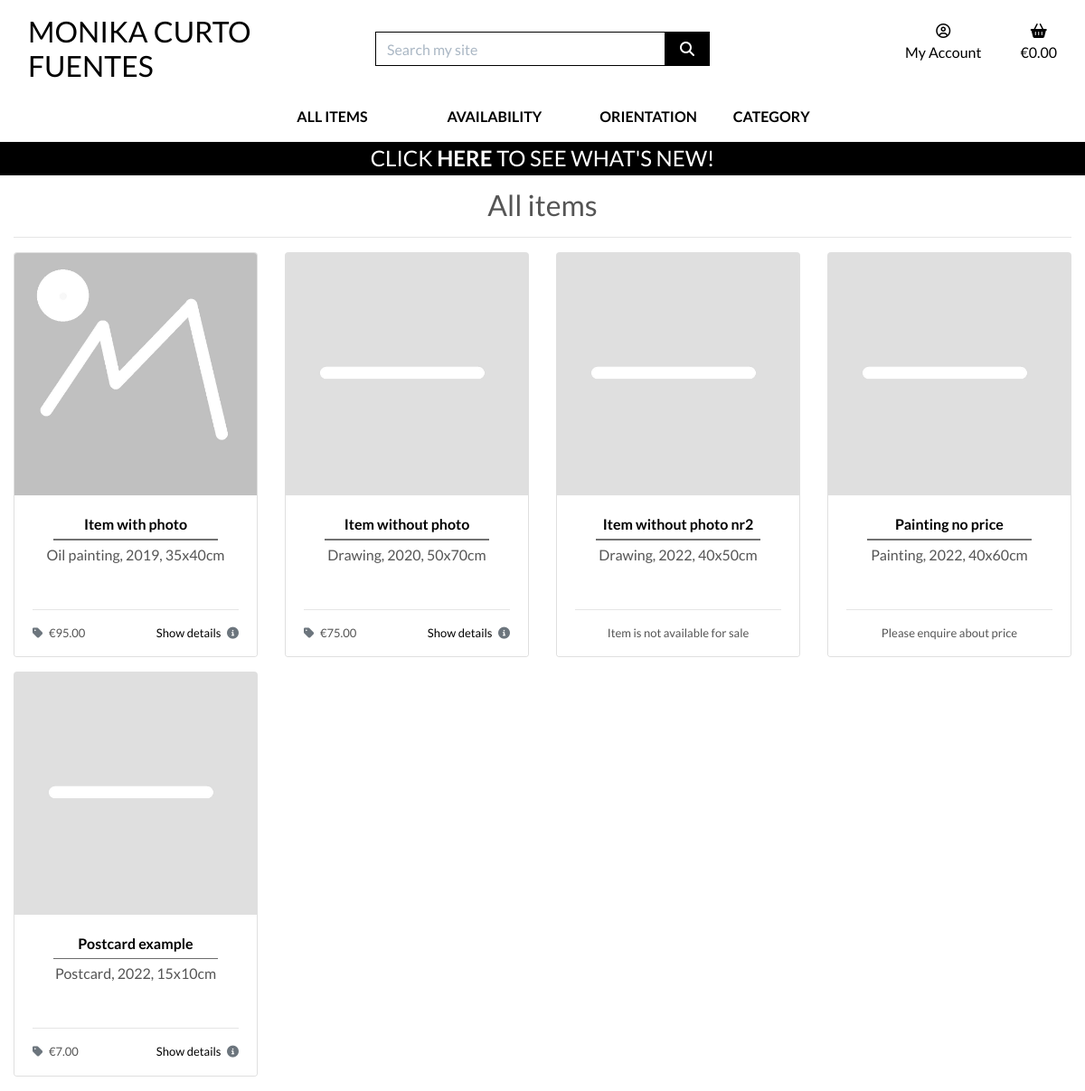
The app's page /products/, older data.
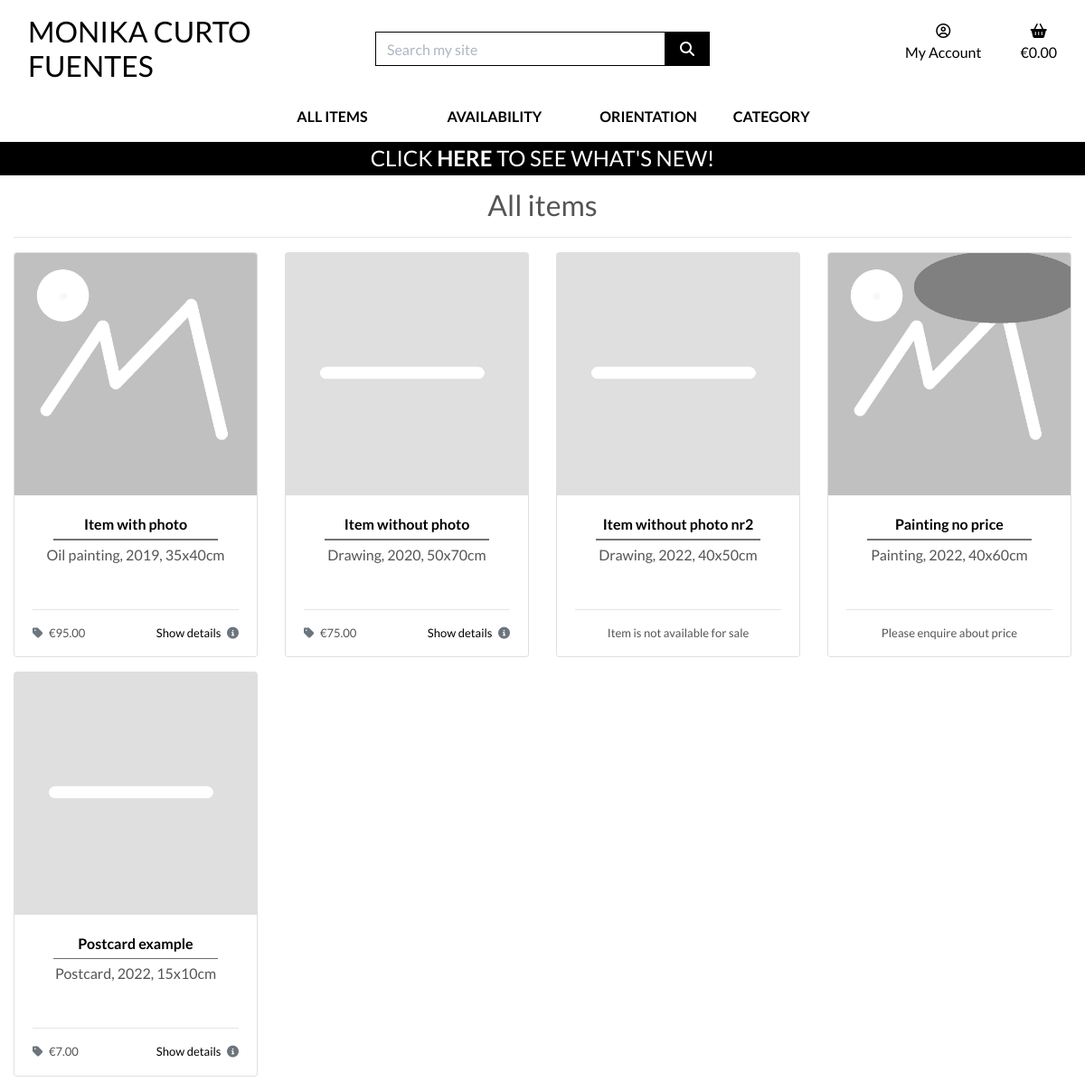
The same page, newer data.
### products/models.py (models this page shows, shortened)
class Product(models.Model):
    sku = models.CharField(
        max_length=254,
        null=True,
        blank=True)
    title = models.CharField(
        max_length=254,
        unique=True)
    excerpt = models.TextField(
        blank=True)
    description = models.TextField()
    price = models.DecimalField(
        max_digits=6,
        decimal_places=2,
        null=True,
        blank=True)
    image = models.ImageField(
        null=True,
        blank=True)
    category = models.ForeignKey(
        'Category',
        null=True,
        blank=True,
        on_delete=models.SET_NULL)
    orientation = models.CharField(
        max_length=9,
        choices=ORIENTATION,
        null=True,
        blank=True)
    is_unique = models.BooleanField(
        default=True)
    priority = models.CharField(
        max_length=10,
        choices=PRIORITY_CHOICES,
        default="3 - Normal",
        null=True,
        blank=True)
    highlight = models.BooleanField(
        default=False)
    available = models.BooleanField(
        default=True)
    live = models.BooleanField(
        default=False)
    created_on = models.DateTimeField(
        auto_now_add=True)
    updated_on = models.DateTimeField(
        auto_now=True)
    class Meta:
        ordering = ['priority', 'created_on']

### products/views.py (the view, shortened to what this page needs)
def all_products(request):
    products = Product.objects.all()
    query = None
    available = None
    availability = None
    orientation = None
    orientations = None
    categories = None
    highlights = None
    context = {
        'products': products,
        'search_term': query,
        'available': available,
        'current_availability': availability,
        'orientation': orientation,
        'current_orientations': orientations,
        'current_categories': categories,
        'highlights': highlights,
    }
    return render(request, 'products/products.html', context)

### bag/contexts.py (called while the page is built, shortened)
def bag_contents(request):
    bag_items = []
    total = 0
    product_count = 0
    bag = request.session.get('bag', {})
    if total < settings.FREE_DELIVERY_THRESHOLD and total > 0:
        min_charge = settings.DELIVERY_MIN_CHARGE
        delivery = max(
            total * Decimal(settings.STANDARD_DELIVERY_PERCENTAGE / 100),
            min_charge)
        free_delivery_delta = settings.FREE_DELIVERY_THRESHOLD - total
    else:
        delivery = 0
        free_delivery_delta = 0
    grand_total = delivery + total
    context = {
        'bag_items': bag_items,
        'total': total,
        'product_count': product_count,
        'delivery': delivery,
        'free_delivery_delta': free_delivery_delta,
        'free_delivery_threshold': settings.FREE_DELIVERY_THRESHOLD,
        'grand_total': grand_total,
    }
    return context

### products/templates/products/products.html (shortened to what this page needs)
{% extends "base.html" %}
{% load static %}
{% block page_header %}
    <div class="container header-container">
    </div>
{% endblock %}
{% block content %}
    <div class="overlay"></div>
    <div class="container-fluid">
        <div class="row">
            <div class="col-12 text-center mt-5">
                <h2>
                    {% if search_term %}
                        {{ products|length }} item{% if products|length != 1 %}s {% endif %} found for <strong>{{ search_term }}</strong>
                    {% elif current_orientations %}
                        {{ orientation }}s
                    {% elif current_categories %}
                        {% for c in current_categories %}
                            <a href="{% url 'products' %}?category={{ c.name }}">
                                {{ c.friendly_name }}s
                            </a>
                        {% endfor %}
                    {% else %}
                        All items
                    {% endif %}
                </h2>
                <hr class="mb-3">
            </div>
            <div class="col">
                <div class="row">
                    {% for product in products %}
                        {% if product.live %}
                            <div class="col-md-4 col-xl-3 mb-3">
                                <div class="card h-100">
                                    {% if product.image %}
                                        <a href="{% url 'product_detail' product.id %}">
                                            <img src="{{ product.image.url }}" alt="{{ product.title }}" class="card-img-top img-fluid">
                                        </a>
                                    {% else %}
                                        <a href="{% url 'product_detail' product.id %}">
                                            <img src="{{ MEDIA_URL }}placeholder.jpg" alt="{{ product.title }}" class="card-image-top img-fluid">
                                        </a>
                                    {% endif %}
                                    <div class="card-body text-center">
                                        <a href="{% url 'product_detail' product.id %}">
                                            <p class="mb-0 font-weight-bold">{{ product.title }}</p>
                                        </a>
                                        <hr class="hr-middle">
                                        <p class="mb-0">{{ product.excerpt }}</p>
                                    </div>
                                    <div class="card-footer">
                                        <div class="row">
                                            <div class="col">
                                                <hr>
                                                {% if product.available and product.price %}
                                                    <p class="float-left">
                                                        <i class="fas fa-tag mr-1 text-muted"></i>
                                                        &euro;{{ product.price }}
                                                    </p>
                                                    <a href="{% url 'product_detail' product.id %}">
                                                        <p class="float-right">
                                                            Show details
                                                            <i class="fas fa-info-circle ml-1 text-muted"></i>
                                                        </p>
                                                    </a>
                                                {% elif product.available and not product.price %}
                                                    <p class="text-center">
                                                        Please enquire about price
                                                    </p>
                                                {% else %}
                                                    <p class="text-center">
                                                        Item is not available for sale
                                                    </p>
                                                {% endif %}
                                            </div>
                                        </div>
                                    </div>
                                </div>
                            </div>
                        {% endif %}
                    {% endfor %}
                </div>
            </div>
        </div>
    </div>
{% endblock %}

### templates/base.html (shortened to what this page needs)
{% load static %}
<!doctype html>
<html lang="en">
    <head>
        {% block corecss %}
            <link rel="stylesheet" href="https://cdn.jsdelivr.net/npm/bootstrap@4.4.1/dist/css/bootstrap.min.css">
            <link rel="stylesheet" href="{% static 'css/base.css' %}">
        {% endblock %}
    </head>
    <body>
        <header class="container-fluid fixed-top">
            <div id="topnav" class="row bg-white pt-lg-2 d-none d-lg-flex">
                <div class="col-12 col-lg-4 my-auto py-1 py-lg-0 text-center text-lg-left">
                    <a href="{% url 'home' %}" class="nav-link main-logo-link">
                        <h2 class="logo-font text-black my-0">
                            Monika Curto Fuentes
                        </h2>
                    </a>
                </div>
                <div class="col-12 col-lg-4 my-auto py-1 py-lg-0">
                    <form method="GET" action="{% url 'products' %}">
                        <div class="input-group w-100">
                            <input type="text" class="form-control border border-black rounded-0" type="text" name="q" placeholder="Search my site">
                            <div class="input-group-append">
                                <button class="form-control btn btn-black border border-black rounded-0" type="submit">
                                    <span class="icon">
                                        <i class="fas fa-search"></i>
                                    </span>
                                </button>
                            </div>
                        </div>
                    </form>
                </div>
                <div class="col-12 col-lg-4 my-auto py-1 py-lg-0">
                    <ul class="list-inline list-unstyled text-center text-lg-right my-0">
                        <li class="list-inline-item dropdown">
                            <a class="text-black nav-link" href="#" id="user-options" data-toggle="dropdown" aria-haspopup="true" aria-expanded="false">
                                <div class="text-center">
                                    <div><i class="far fa-user-circle"></i></div>
                                    <p class="my-0">My Account</p>
                                </div>
                            </a>
                        </li>
                        <li class="list-inline-item">
                            <a class="{% if grand_total %}text-info font-weight-bold{% else %}text-black{% endif %} nav-link" href="{% url 'view_bag' %}">
                                <div class="text-center">
                                    <div><i class="fas fa-shopping-basket"></i></div>
                                    <p class="my-o">
                                        {% if grand_total %}
                                            &euro;{{ grand_total|floatformat:2 }}
                                        {% else %}
                                            &euro;0.00
                                        {% endif %}
                                    </p>
                                </div>
                            </a>
                        </li>
                    </ul>
                </div>
            </div>
            <div class="row bg-white">
                <nav class="navbar navbar-expand-lg navbar-light w-100">
                    {% include 'includes/main-nav.html' %}
                </nav>
            </div>
            <div class="top-banner row text-center">
                <div class="col bg-black text-white">
                    <h4 class="logo-font my-1">
                        Click
                        <a href="{% url 'products' %}?highlight=True" class="text-white"><strong>here</strong></a>
                        to see what's new!
                    </h4>
                </div>
            </div>
        </header>
        {% block page_header %}
        {% endblock %}
        {% block content %}
        {% endblock %}
    </body>
</html>

### templates/includes/main-nav.html (shortened to what this page needs)
<div class="collapse navbar-collapse" id="main-nav">
    <ul class="navbar-nav w-auto mx-auto">
        <li class="nav-item">
            <a href="{% url 'products' %}" class="logo-font font-weight-bold nav-link text-black mr-5">All Items</a>
        </li>
        <li class="nav-item dropdown">
            <a class="logo-font font-weight-bold nav-link text-black mr-5" href="#" id="availability-link" data-toggle="dropdown" aria-haspopup="true" aria-expanded="false">
                Availability
            </a>
        </li>
        <li class="nav-item dropdown">
            <a class="logo-font font-weight-bold nav-link text-black mr-5" href="#" id="orientation-link" data-toggle="dropdown" aria-haspopup="true" aria-expanded="false">
                Orientation
            </a>
        </li>
        <li class="nav-item dropdown">
            <a class="logo-font font-weight-bold nav-link text-black" href="#" id="category-link" data-toggle="dropdown" aria-haspopup="true" aria-expanded="false">
                Category
            </a>
        </li>
    </ul>
</div>

### static/css/base.css (style rules this page uses)
html { height: 100%; }
body { background: url('/media/homepage_background.jpg') no-repeat center center fixed; background-size: cover; height: calc(100vh - 164px); color: #555; font-family: 'Lato'; }
a:link { color: black; text-decoration: none; }
.hr-middle { height: 0.25px; background: rgb(120, 120, 120); width: 80%; margin: .25rem 10% .25rem 10%; }
.card-footer { background-color: #fff; border-top: none; padding-bottom: 0; }
.card-footer p { font-size: small; }
.icon { align-items: center; display: inline-flex; justify-content: center; height: 1.5rem; width: 1.5rem; }
.logo-font { text-transform: uppercase; }
.main-logo-link { width: fit-content; }
.btn-black { background: black; color: white !important; }
.text-black { color: #000 !important; }
.border-black { border: 1px solid black !important; }
.bg-black { background: #000 !important; }
.overlay { height: 100%; width: 100%; top: 0; left: 0; position: fixed; background: white; z-index: -1; }
input[name='q']::placeholder { color: #aab7c4; }
@media (min-width: 1200px) { .container { max-width: 80%; } }
@media (min-width: 992px) { .header-container { padding-top: 160px; } }
@media (min-width: 992px) { .dropdown > a { text-align: center; width: 100%; } }

Row changes from the older to the newer data that the page shows:
changed Product "Painting no price": image: picture added
